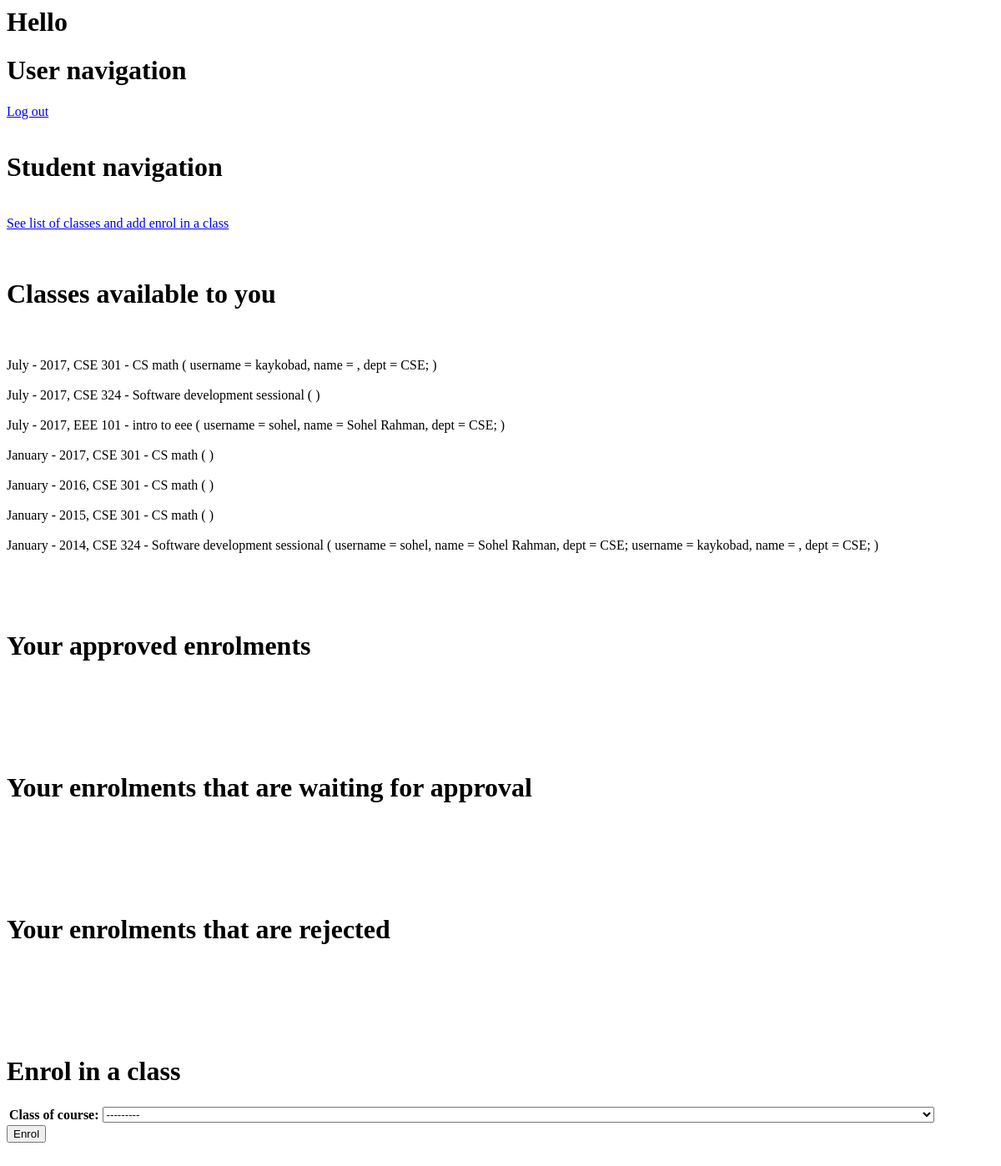
The app's page /student-enrol-in-class (signed in), older data.
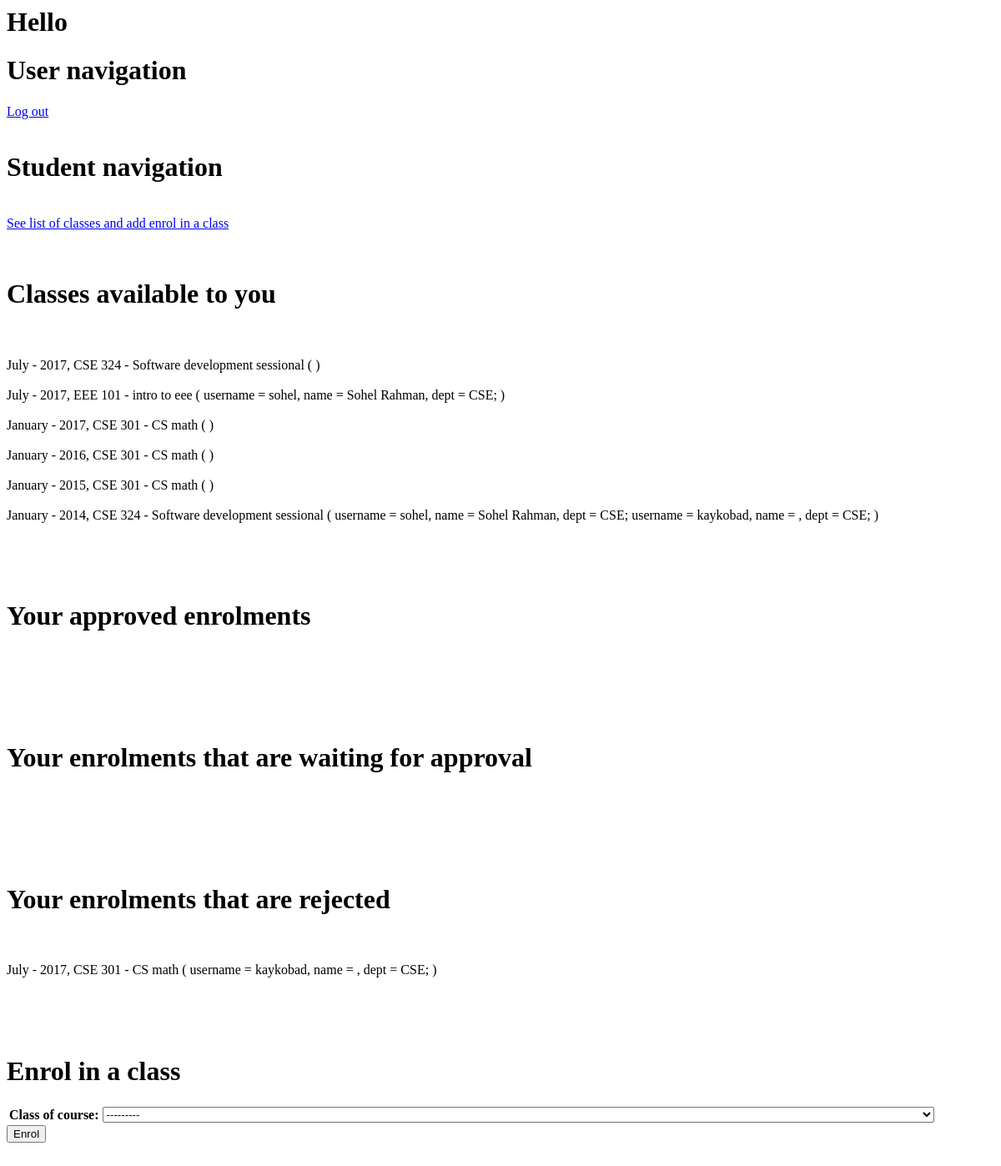
The same page, newer data.
### cms/models.py (models this page shows, shortened)
class Class_of_course(models.Model):
    JANUARY = 'January'
    JULY = 'July'
    SESSION_MONTH = (
        (JANUARY, 'January'),
        (JULY, 'July')
    )
    month = models.CharField(max_length=200, choices=SESSION_MONTH, null=True)
    year = models.IntegerField(validators=[MinValueValidator(1990), MaxValueValidator(2020)])
    course_of_class = models.ForeignKey( Course )
    class_teacher = models.ManyToManyField( Teacher )
    class Meta:
        unique_together = ( 'month', 'year', 'course_of_class' )
    def __str__(self):
        class_teacher_list = self.class_teacher.all()
        ret =  self.month + ' - ' + str(self.year) + ', ' + self.course_of_class.course_num + ' - ' + \
                self.course_of_class.course_name + ' ( '
        for teacher in class_teacher_list :
            ret += ( teacher.__str__() + '; ' )
        ret += ')'
        return ret

class Course(models.Model):
    course_num = models.CharField(max_length=200, null=True, unique=True)
    course_name = models.CharField(max_length=200, null=True)
    credit_hour = models.IntegerField(null=True)
    dept = models.ForeignKey(Department, on_delete=models.CASCADE, null=True)

class User(models.Model):
    username = models.CharField(max_length=200, unique=True)
    password = models.CharField(max_length=200)
    first_name = models.CharField(max_length=200, default="", blank=True)
    last_name = models.CharField(max_length=200, default="", blank=True)
    address = models.CharField(max_length=200, default="", blank=True)
    phone_num = models.CharField(max_length=20, blank=True)
    email_address = models.EmailField(null=True, blank=True)
    TEACHER = 'TEACHER'
    STUDENT = 'STUDENT'
    ADMIN = 'ADMIN'
    USER_TYPE = (
        ( 'TEACHER', 'Teacher' ),
        ( 'STUDENT', 'Student' ),
        ( 'ADMIN', 'Admin' )
    )
    user_type = models.CharField(max_length=200, choices=USER_TYPE)

class Teacher(User):
    PROFESSOR = 'PROFESSOR'
    ASSOCIATE_PROF = 'ASSOCIATE_PROF'
    ASSISTANT_PROF = 'ASSISTANT_PROF'
    LECTURER = 'LECTURER'
    RANKS = (
        (PROFESSOR, 'Professor'),
        (ASSOCIATE_PROF, 'Associate Professor'),
        (ASSISTANT_PROF, 'Assistant Professor'),
        (LECTURER, 'Lecturer')
    )
    joinDate = models.DateField(null=True, blank=True)
    dept = models.ForeignKey(Department, on_delete=models.CASCADE, null=True)
    rank = models.CharField(max_length=200, blank=True, choices=RANKS)
    def __str__(self):
        return 'username = ' + self.username + ', name = ' + self.first_name + " " + self.last_name + ', dept = ' + self.dept.name

class Department(models.Model):
    name = models.CharField(max_length=30, unique=True)
    head = models.ForeignKey('Teacher', on_delete=models.SET_NULL, null=True, blank=True)

class Enrolment(models.Model):
    student = models.ForeignKey(Student)
    class_of_course = models.ForeignKey(Class_of_course)
    APPROVED = 'APPROVED'
    REJECTED = 'REJECTED'
    WAITING_FOR_APPROVAL = 'WAITING_FOR_APPROVAL'
    APPROVAL_STATUS = (
        ( APPROVED, 'Approved' ),
        ( REJECTED, 'Rejected' ),
        ( WAITING_FOR_APPROVAL, 'Waiting for approval' )
    )
    approval_status = models.CharField(max_length=200, choices=APPROVAL_STATUS, default=WAITING_FOR_APPROVAL)
    ct1_marks = models.IntegerField(default=0)
    ct2_marks = models.IntegerField(default=0)
    ct3_marks = models.IntegerField(default=0)
    ct4_marks = models.IntegerField(default=0)
    ct5_marks = models.IntegerField(default=0)
    ct6_marks = models.IntegerField(default=0)
    assignment1_marks = models.IntegerField(default=0)
    assignment2_marks = models.IntegerField(default=0)
    assignment3_marks = models.IntegerField(default=0)
    attendance_marks = models.IntegerField(default=0)
    term_final_marks = models.IntegerField(default=0)
    viva1_marks = models.IntegerField(default=0)
    viva2_marks = models.IntegerField(default=0)
    experiment_marks = models.IntegerField(default=0)
    other = models.IntegerField(default=0)
    final_out_of_hundred = models.IntegerField(default=0)
    class Meta:
        unique_together = ( 'student', 'class_of_course' )

### cms/views.py (the view, shortened to what this page needs)
# urls.py: url( r'^student-enrol-in-class', handle_student_enrol_in_class, name='handle_student_enrol_in_class' )
def handle_student_enrol_in_class(request):
    user_type = request.session.get('user_type', None)
    username = request.session.get('username', None)
    if (user_type != 'STUDENT'):  # Non student
        print('User is not student')
        return render(request, 'permission_denied.html')
    current_student = Student.objects.get(username= username)
    all_classes = Class_of_course.objects.all()
    classes_student_enrolled_in = current_student.classes_enrolled_in.all()
    classes_available_to_student = all_classes.exclude( pk__in =  classes_student_enrolled_in )
    all_enrolments_of_current_student = Enrolment.objects.all( ).filter( student= current_student )
    all_approved_enrolments_of_current_student = all_enrolments_of_current_student.filter( approval_status= Enrolment.APPROVED )
    all_waiting_for_approval_enrolments_of_current_student = all_enrolments_of_current_student.filter(
        approval_status=Enrolment.WAITING_FOR_APPROVAL)
    all_rejected_enrolments_of_current_student = all_enrolments_of_current_student.filter(
        approval_status=Enrolment.REJECTED)
    if ( request.method != 'POST' ) : # user didn't click on the enrol button just now
        student_enrol_in_class_form.base_fields['class_of_course'] = \
            forms.ModelChoiceField(queryset=classes_available_to_student)
        form = student_enrol_in_class_form()
        return render( request, 'student_enrol_in_class.html',
                       {
                          'all_classes' : all_classes,
                           'classes_student_enrolled_in' : classes_student_enrolled_in,
                           'classes_available_to_student' : classes_available_to_student,
                           'all_enrolments_of_current_student' : all_enrolments_of_current_student,
                           'all_approved_enrolments_of_current_student' : all_approved_enrolments_of_current_student,
                           'all_waiting_for_approval_enrolments_of_current_student' : all_waiting_for_approval_enrolments_of_current_student,
                           'all_rejected_enrolments_of_current_student' : all_rejected_enrolments_of_current_student,
                           'student_enrol_in_class_form' : form,
                       }
                        )

### cms/forms.py
class student_enrol_in_class_form(forms.ModelForm):
    class Meta:
        model = Enrolment
        fields = [ 'class_of_course' ]

### cms/templates/student_enrol_in_class.html (shortened to what this page needs)
{% include 'includes/student_navigation.html' %}
<h1> Classes available to you </h1>
{% for cl in classes_available_to_student %}
     {{ cl }}
{% endfor %}
<h1> Your approved enrolments </h1>
<h1> Your enrolments that are waiting for approval </h1>
<h1> Your enrolments that are rejected </h1>
{% for en in all_rejected_enrolments_of_current_student %}
     {{ en.class_of_course }}
{% endfor %}
{% if student_enrol_in_class_form %}
    <h1> Enrol in a class </h1>
    <form method="post" action="">
    <table>
    {{ student_enrol_in_class_form }}
    </table>
    <input type="submit" value="Enrol"/>
    </form>
{% endif %}

### cms/templates/includes/student_navigation.html (shortened to what this page needs)
{% include "includes/user_navigation.html" %}
<h1> Student navigation </h1>
<a href="{% url 'handle_student_enrol_in_class' %}" > See list of classes and add enrol in a class  </a>

### cms/templates/includes/user_navigation.html (shortened to what this page needs)
<h1> Hello {{ username }}  </h1>
<h1> User navigation </h1>
<a href="{% url 'handle_log_out' %}"> Log out </a>

Row changes from the older to the newer data that the page shows:
no longer on this page (row unchanged): Class_of_course: id+month+year "July - 2017, CSE 301 - CS math ( username = kaykobad, name = , dept = CSE; )"
added Enrolment: class_of_course "July - 2017, CSE 301 - CS math ( username = kaykobad, name = , dept = CSE; )"
